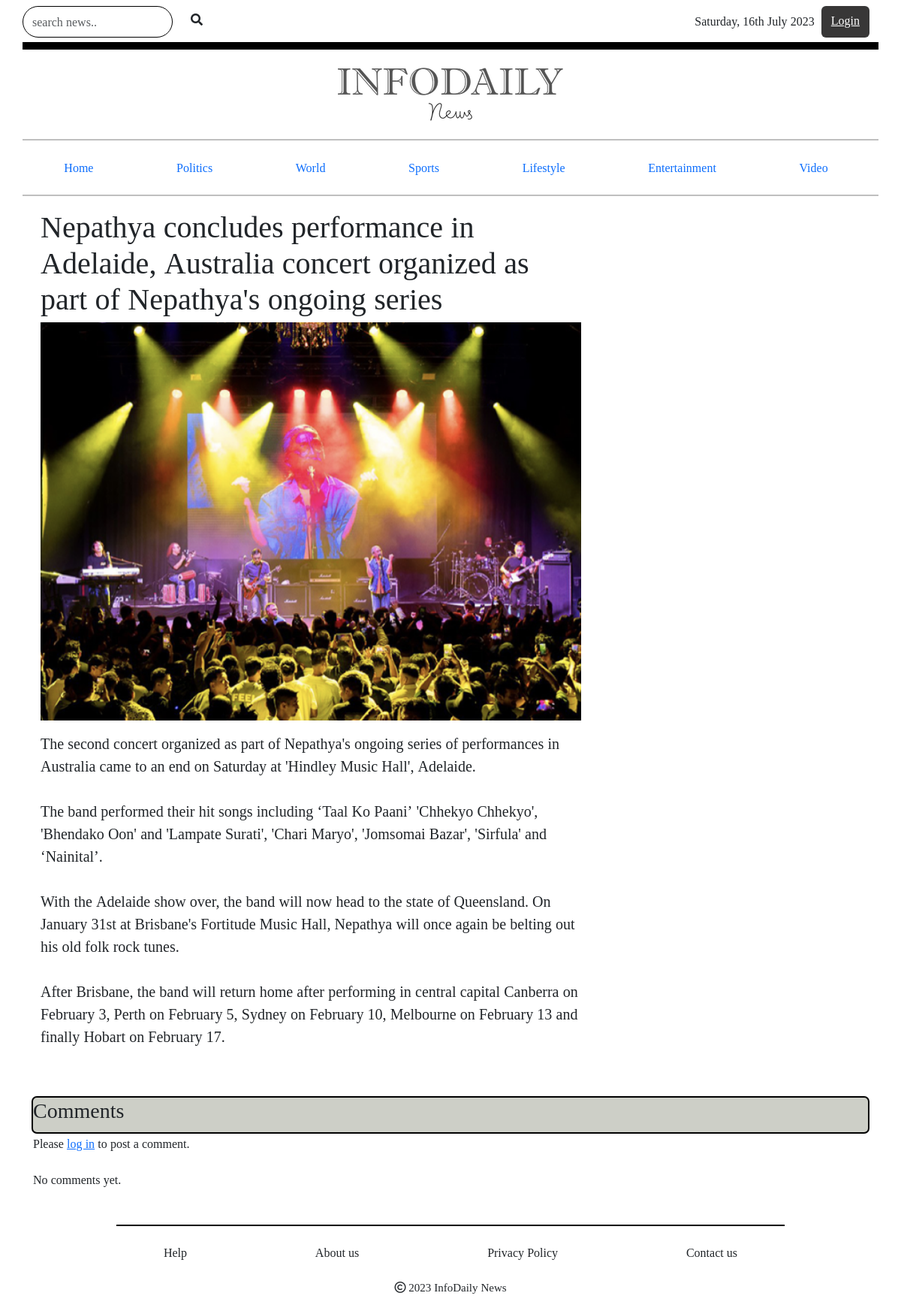
/news_single/8/, run on the app's committed database.
### portal/models.py (models this page shows, shortened)
class News(models.Model):
    name = models.TextField(blank=True)
    heading = models.TextField()
    image = models.ImageField(upload_to= 'media')
    desc = models.TextField()
    long_desc = models.TextField()
    category = models.ForeignKey(Category, on_delete=models.CASCADE)
    date = models.DateField(null=True, blank=True)
    author_name = models.CharField(max_length=300, blank=True)
    author_image = models.ImageField(upload_to= 'media', blank=True)
    labels = models.CharField(choices=LABELS, max_length=50, blank=True)

### portal/views.py (the view)
# urls.py: path('news_single/<int:id>/', news_single, name='news_single'),
def news_single(request, id):
    news = News.objects.get(id=id)
    comments = news.comment_set.all()  # Assuming the related name in the Comment model is 'comment_set'
    context = {
        'news_detail': news,
        'comments': comments,
    }
    return render(request, 'user/categoryNews.html', context)

### templates/user/categoryNews.html (shortened to what this page needs)
{% extends './root.html' %}
{% load static %}
{% block content %}
<section>
    <div class="container">
        <div class="row">
            <div class="col-12 col-md-8 mb-3">
                <h1>{{ news_detail.heading }}</h1>
                <div>
                    <img class="col-sm-12" src="{{ news_detail.image.url }}" alt="">
                </div>
                <p class="new">{{ news_detail.long_desc|linebreaksbr }}</p>
            </div>
            <div class="col-12 col-md-4 justify-content-end">
            </div>
        </div>
    </div>
</section>
<div class="mt-3">
    <div class="comment mb-5 mt-3">
        <h3>Comments</h3>
        {% if user.is_authenticated %}
        <form class="mt-3" method="POST" action="{% url 'post_comment' news_detail.id %}">
            {% csrf_token %}
            <input type="hidden" name="news_id" value="{{ news_detail.id }}">
            <textarea class="col-sm-12" name="comment" cols="67" rows="5" placeholder="Write your comment.." style="border-radius: 8px;"></textarea>
            <div class="d-flex align-items-end">
                <div class="col-6"></div>
                <div class="col-6">
                    <button type="submit" class="mt-2" style="border: 1px solid black; background-color: rgb(212, 212, 209); height: 40px; border-radius: 7px; margin-left: 80%; overflow: hidden;">
                        Submit
                    </button>
                </div>
            </div>
        </form>
        {% else %}
            <p class="mt-3">Please <a href="{% url 'login' %}">log in</a> to post a comment.</p>
        {% endif %}
        {% for comment in comments %}
        <div class="row mt-3">
            <div class="col">
                <div class="row">
                    <p class="col"><b>{{ comment.user.username }}</b></p>
                    <p class="col small">{{ comment.created_at }}</p>
                </div>
                <p>Comment: {{ comment.text }}</p>
            </div>
        </div>
        <hr>
        {% empty %}
            <p class="mt-4">No comments yet.</p>
        {% endfor %}
        <div class="" style=" position: relative;
                    left: 50%;
                    transform: translate(-50%, 0); bottom: 0;">
                    <div class="col align-item-center mt-5" style=" border: 1px solid black; width: 80%; margin: 0 auto;"> </div>
                            <div class="footer">
                                <div class="card text-center" style="border: none;" >
                                    <div class="card-body d-flex justify-content-evenly">
                                        <a href="/help" class="btn ">Help</a>
                                        <a href="/aboutus" class="btn ">About us</a>
                                        <a href="/privacy" class="btn ">Privacy Policy</a>
                                        <a href="/contact" class="btn ">Contact us</a>
                                    </div>
                                    <p style="font-size: 15px;">
                                        <i class="fa-regular fa-copyright"></i>
                                            2023 InfoDaily News</p>
                                </div>
                            </div>
            </div>
    </div>
</div>
{% endblock %}

### static/css/root.css (style rules this page uses)
.container { font-family: 'Noto Serif Georgian', serif; }

### static/css/home.css (style rules this page uses)
.card { border: none; background-color: transparent; }

### static/css/videos.css (style rules this page uses)
.card { border: none; background-color: transparent; }

### static/css/categorynews.css (style rules this page uses)
.new { font-size: 20px; }
.comment { border: 2px solid black; border-radius: 7px; background-color: #CDCFC7; height: 50px; }

### data on the page
News: heading "Nepathya concludes performance in Adelaide, Australia concert organized as part of Nepathya's ongoing series", image (picture), long_desc "The second concert organized as part of Nepathya's ongoing series of performances in Australia came to an end on Saturday at 'Hindley Music Hall', Adelaide. The band performed their hit songs including ‘Taal Ko Paani’ 'Chhekyo Chhekyo', 'Bhendako Oon' and 'Lampate Surati', 'Chari Maryo', 'Jomsomai Bazar', 'Sirfula' and ‘Nainital’. With the Adelaide show over, the band will now head to the state of Queensland. On January 31st at Brisbane's Fortitude Music Hall, Nepathya will once again be belting out his old folk rock tunes. After Brisbane, the band will return home after performing in central capital Canberra on February 3, Perth on February 5, Sydney on February 10, Melbourne on February…"
